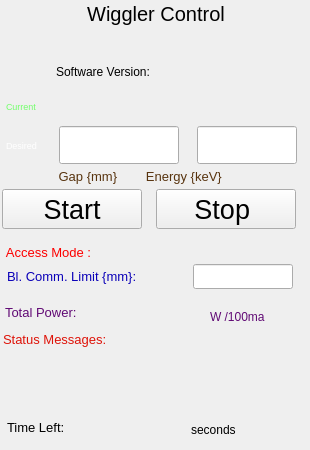
<?xml version="1.0" ?>
<ui version="4.0">
  <class>Dialog</class>
  <widget class="PyDMFrame" name="screen">
    <property name="geometry">
      <rect>
        <x>467</x>
        <y>185</y>
        <width>310</width>
        <height>450</height>
      </rect>
    </property>
    <property name="minimumSize">
      <size>
        <width>310</width>
        <height>450</height>
      </size>
    </property>
    <property name="styleSheet">
      <string notr="true">PyDMFrame#screen {
  color: rgb(235, 241, 181);
  background-color: rgb(235, 241, 181);
  }</string>
    </property>
    <property name="windowTitle">
      <string>WigglerCtl</string>
    </property>
    <layout class="QGridLayout" name="gridLayout" columnstretch="2,1,2,1,1,20,24,4,1,3,1,2,40,5,3,13,2,1,16,14,23,1,3,4,3,1,2,1,3,5,8,42,4,6,9,2,17,3,2,1,1,1,7,5" rowstretch="1,26,15,3,13,6,15,5,6,1,9,12,8,1,3,1,1,13,12,13,1,2,18,4,40,8,6,18,1,2,3,18,4,11,3,6,12,3,1,5,18,3,16,7,16,6,16,6,1,3,13,1,1,13">
      <property name="leftMargin">
        <number>0</number>
      </property>
      <property name="topMargin">
        <number>0</number>
      </property>
      <property name="rightMargin">
        <number>0</number>
      </property>
      <property name="bottomMargin">
        <number>0</number>
      </property>
      <property name="horizontalSpacing">
        <number>0</number>
      </property>
      <property name="verticalSpacing">
        <number>0</number>
      </property>
      <item row="16" column="3" rowspan="5" colspan="40">
        <widget class="PyDMDrawingRectangle" name="rectangle">
          <property name="geometry">
            <rect>
              <x>5</x>
              <y>125</y>
              <width>300</width>
              <height>40</height>
            </rect>
          </property>
          <property name="sizePolicy">
            <sizepolicy hsizetype="Ignored" vsizetype="Ignored">
              <horstretch>0</horstretch>
              <verstretch>0</verstretch>
            </sizepolicy>
          </property>
          <property name="brush" stdset="0">
            <brush brushstyle="SolidPattern">
              <color alpha="255">
                <red>10</red>
                <green>0</green>
                <blue>184</blue>
              </color>
            </brush>
          </property>
          <property name="penStyle" stdset="0">
            <enum>Qt::SolidLine</enum>
          </property>
          <property name="penColor" stdset="0">
            <color>
              <red>10</red>
              <green>0</green>
              <blue>184</blue>
            </color>
          </property>
          <property name="penWidth" stdset="0">
            <double>2</double>
          </property>
          <property name="penCapStyle" stdset="0">
            <enum>Qt::FlatCap</enum>
          </property>
          <property name="toolTip">
            <string>rectangle</string>
          </property>
        </widget>
      </item>
      <item row="8" column="3" rowspan="7" colspan="40">
        <widget class="PyDMDrawingRectangle" name="rectangle_1">
          <property name="geometry">
            <rect>
              <x>5</x>
              <y>84</y>
              <width>300</width>
              <height>40</height>
            </rect>
          </property>
          <property name="sizePolicy">
            <sizepolicy hsizetype="Ignored" vsizetype="Ignored">
              <horstretch>0</horstretch>
              <verstretch>0</verstretch>
            </sizepolicy>
          </property>
          <property name="brush" stdset="0">
            <brush brushstyle="SolidPattern">
              <color alpha="255">
                <red>88</red>
                <green>52</green>
                <blue>15</blue>
              </color>
            </brush>
          </property>
          <property name="penStyle" stdset="0">
            <enum>Qt::SolidLine</enum>
          </property>
          <property name="penColor" stdset="0">
            <color>
              <red>88</red>
              <green>52</green>
              <blue>15</blue>
            </color>
          </property>
          <property name="penWidth" stdset="0">
            <double>2</double>
          </property>
          <property name="penCapStyle" stdset="0">
            <enum>Qt::FlatCap</enum>
          </property>
          <property name="toolTip">
            <string>rectangle_1</string>
          </property>
        </widget>
      </item>
      <item row="24" column="20" colspan="20">
        <widget class="PyDMPushButton" name="message_button">
          <property name="geometry">
            <rect>
              <x>156</x>
              <y>189</y>
              <width>140</width>
              <height>40</height>
            </rect>
          </property>
          <property name="sizePolicy">
            <sizepolicy hsizetype="Ignored" vsizetype="Ignored">
              <horstretch>0</horstretch>
              <verstretch>0</verstretch>
            </sizepolicy>
          </property>
          <property name="text">
            <string>Stop </string>
          </property>
          <property name="font">
            <font>
              <pointsize>20</pointsize>
            </font>
          </property>
          <property name="toolTip">
            <string>ID${xx}:Stop.VAL</string>
          </property>
          <property name="channel" stdset="0">
            <string>ca://ID${xx}:Stop.VAL</string>
          </property>
          <property name="pressValue" stdset="0">
            <string>1</string>
          </property>
          <property name="styleSheet">
            <string notr="true">PyDMPushButton#message_button {
  color: rgb(253, 0, 0);
  background-color: rgb(160, 18, 7);
  }</string>
          </property>
        </widget>
      </item>
      <item row="4" column="10" colspan="24">
        <widget class="PyDMLabel" name="text_update">
          <property name="geometry">
            <rect>
              <x>59</x>
              <y>45</y>
              <width>203</width>
              <height>13</height>
            </rect>
          </property>
          <property name="sizePolicy">
            <sizepolicy hsizetype="Ignored" vsizetype="Ignored">
              <horstretch>0</horstretch>
              <verstretch>0</verstretch>
            </sizepolicy>
          </property>
          <property name="toolTip">
            <string>PV: ID${xx}:Device</string>
          </property>
          <property name="channel" stdset="0">
            <string>ca://ID${xx}:Device</string>
          </property>
          <property name="font">
            <font>
              <pointsize>7</pointsize>
            </font>
          </property>
          <property name="alignment">
            <set>Qt::AlignCenter</set>
          </property>
          <property name="textInteractionFlags">
            <set>Qt::TextSelectableByKeyboard|Qt::TextSelectableByMouse</set>
          </property>
          <property name="styleSheet">
            <string notr="true">PyDMLabel#text_update {
  color: rgb(174, 78, 188);
  background-color: rgb(235, 241, 181);
  }</string>
          </property>
        </widget>
      </item>
      <item row="9" column="28" rowspan="4" colspan="14">
        <widget class="PyDMLabel" name="text_update_1">
          <property name="geometry">
            <rect>
              <x>194</x>
              <y>90</y>
              <width>104</width>
              <height>30</height>
            </rect>
          </property>
          <property name="sizePolicy">
            <sizepolicy hsizetype="Ignored" vsizetype="Ignored">
              <horstretch>0</horstretch>
              <verstretch>0</verstretch>
            </sizepolicy>
          </property>
          <property name="toolTip">
            <string>PV: ID${xx}:Energy.VAL</string>
          </property>
          <property name="channel" stdset="0">
            <string>ca://ID${xx}:Energy.VAL</string>
          </property>
          <property name="font">
            <font>
              <pointsize>18</pointsize>
            </font>
          </property>
          <property name="alignment">
            <set>Qt::AlignCenter</set>
          </property>
          <property name="textInteractionFlags">
            <set>Qt::TextSelectableByKeyboard|Qt::TextSelectableByMouse</set>
          </property>
          <property name="styleSheet">
            <string notr="true">PyDMLabel#text_update_1 {
  color: rgb(115, 255, 107);
  background-color: rgb(88, 52, 15);
  }</string>
          </property>
        </widget>
      </item>
      <item row="17" column="10" rowspan="3" colspan="11">
        <widget class="PyDMLineEdit" name="text_entry">
          <property name="geometry">
            <rect>
              <x>59</x>
              <y>126</y>
              <width>120</width>
              <height>38</height>
            </rect>
          </property>
          <property name="sizePolicy">
            <sizepolicy hsizetype="Ignored" vsizetype="Ignored">
              <horstretch>0</horstretch>
              <verstretch>0</verstretch>
            </sizepolicy>
          </property>
          <property name="channel" stdset="0">
            <string>ca://ID${xx}:GapSet.VAL</string>
          </property>
          <property name="toolTip">
            <string>ID${xx}:GapSet.VAL</string>
          </property>
          <property name="font">
            <font>
              <pointsize>20</pointsize>
            </font>
          </property>
          <property name="styleSheet">
            <string notr="true">PyDMLineEdit#text_entry {
  color: rgb(255, 255, 255);
  background-color: rgb(10, 0, 184);
  border: 1px solid black;
  margin: 0px;
  padding: 0px;
  spacing: 0px;
  }</string>
          </property>
        </widget>
      </item>
      <item row="17" column="29" rowspan="3" colspan="12">
        <widget class="PyDMLineEdit" name="text_entry_1">
          <property name="geometry">
            <rect>
              <x>197</x>
              <y>126</y>
              <width>100</width>
              <height>38</height>
            </rect>
          </property>
          <property name="sizePolicy">
            <sizepolicy hsizetype="Ignored" vsizetype="Ignored">
              <horstretch>0</horstretch>
              <verstretch>0</verstretch>
            </sizepolicy>
          </property>
          <property name="channel" stdset="0">
            <string>ca://ID${xx}:EnergySet.VAL</string>
          </property>
          <property name="toolTip">
            <string>ID${xx}:EnergySet.VAL</string>
          </property>
          <property name="font">
            <font>
              <pointsize>20</pointsize>
            </font>
          </property>
          <property name="styleSheet">
            <string notr="true">PyDMLineEdit#text_entry_1 {
  color: rgb(255, 255, 255);
  background-color: rgb(10, 0, 184);
  border: 1px solid black;
  margin: 0px;
  padding: 0px;
  spacing: 0px;
  }</string>
          </property>
        </widget>
      </item>
      <item row="10" column="11" rowspan="4" colspan="11">
        <widget class="PyDMLabel" name="text_update_2">
          <property name="geometry">
            <rect>
              <x>60</x>
              <y>91</y>
              <width>120</width>
              <height>30</height>
            </rect>
          </property>
          <property name="sizePolicy">
            <sizepolicy hsizetype="Ignored" vsizetype="Ignored">
              <horstretch>0</horstretch>
              <verstretch>0</verstretch>
            </sizepolicy>
          </property>
          <property name="toolTip">
            <string>PV: ID${xx}:Gap.VAL</string>
          </property>
          <property name="channel" stdset="0">
            <string>ca://ID${xx}:Gap.VAL</string>
          </property>
          <property name="font">
            <font>
              <pointsize>18</pointsize>
            </font>
          </property>
          <property name="alignment">
            <set>Qt::AlignCenter</set>
          </property>
          <property name="textInteractionFlags">
            <set>Qt::TextSelectableByKeyboard|Qt::TextSelectableByMouse</set>
          </property>
          <property name="styleSheet">
            <string notr="true">PyDMLabel#text_update_2 {
  color: rgb(115, 255, 107);
  background-color: rgb(88, 52, 15);
  }</string>
          </property>
        </widget>
      </item>
      <item row="18" column="4" colspan="3">
        <widget class="QLabel" name="text">
          <property name="geometry">
            <rect>
              <x>6</x>
              <y>139</y>
              <width>45</width>
              <height>12</height>
            </rect>
          </property>
          <property name="sizePolicy">
            <sizepolicy hsizetype="Ignored" vsizetype="Ignored">
              <horstretch>0</horstretch>
              <verstretch>0</verstretch>
            </sizepolicy>
          </property>
          <property name="text">
            <string>Desired</string>
          </property>
          <property name="font">
            <font>
              <pointsize>7</pointsize>
            </font>
          </property>
          <property name="brush" stdset="0">
            <brush brushstyle="SolidPattern">
              <color alpha="255">
                <red>255</red>
                <green>255</green>
                <blue>255</blue>
              </color>
            </brush>
          </property>
          <property name="toolTip">
            <string>text</string>
          </property>
          <property name="alignment">
            <set>Qt::AlignLeading|Qt::AlignLeft|Qt::AlignVCenter</set>
          </property>
          <property name="styleSheet">
            <string notr="true">QLabel#text {
  color: rgb(255, 255, 255);
  }</string>
          </property>
        </widget>
      </item>
      <item row="2" column="12" colspan="20">
        <widget class="PyDMLabel" name="text_update_3">
          <property name="geometry">
            <rect>
              <x>62</x>
              <y>27</y>
              <width>190</width>
              <height>15</height>
            </rect>
          </property>
          <property name="sizePolicy">
            <sizepolicy hsizetype="Ignored" vsizetype="Ignored">
              <horstretch>0</horstretch>
              <verstretch>0</verstretch>
            </sizepolicy>
          </property>
          <property name="toolTip">
            <string>PV: ID${xx}:Location</string>
          </property>
          <property name="channel" stdset="0">
            <string>ca://ID${xx}:Location</string>
          </property>
          <property name="font">
            <font>
              <pointsize>9</pointsize>
            </font>
          </property>
          <property name="alignment">
            <set>Qt::AlignCenter</set>
          </property>
          <property name="textInteractionFlags">
            <set>Qt::TextSelectableByKeyboard|Qt::TextSelectableByMouse</set>
          </property>
          <property name="styleSheet">
            <string notr="true">PyDMLabel#text_update_3 {
  color: rgb(42, 99, 228);
  background-color: rgb(235, 241, 181);
  }</string>
          </property>
        </widget>
      </item>
      <item row="1" column="9" colspan="24">
        <widget class="PyDMLabel" name="text_1">
          <property name="geometry">
            <rect>
              <x>56</x>
              <y>1</y>
              <width>200</width>
              <height>26</height>
            </rect>
          </property>
          <property name="sizePolicy">
            <sizepolicy hsizetype="Ignored" vsizetype="Ignored">
              <horstretch>0</horstretch>
              <verstretch>0</verstretch>
            </sizepolicy>
          </property>
          <property name="text">
            <string>Wiggler Control</string>
          </property>
          <property name="font">
            <font>
              <pointsize>15</pointsize>
            </font>
          </property>
          <property name="brush" stdset="0">
            <brush brushstyle="SolidPattern">
              <color alpha="255">
                <red>42</red>
                <green>99</green>
                <blue>228</blue>
              </color>
            </brush>
          </property>
          <property name="rules" stdset="0">
            <string>[{&quot;name&quot;: &quot;visibility&quot;, &quot;property&quot;: &quot;Visible&quot;, &quot;channels&quot;: [{&quot;channel&quot;: &quot;ca://ID${xx}:Attention&quot;, &quot;trigger&quot;: true, &quot;use_enum&quot;: false}], &quot;expression&quot;: &quot;ch[0]==0&quot;}]</string>
          </property>
          <property name="toolTip">
            <string>text_1</string>
          </property>
          <property name="alignment">
            <set>Qt::AlignCenter</set>
          </property>
          <property name="styleSheet">
            <string notr="true">PyDMLabel#text_1 {
  color: rgb(42, 99, 228);
  }</string>
          </property>
        </widget>
      </item>
      <item row="11" column="4" colspan="3">
        <widget class="QLabel" name="text_2">
          <property name="geometry">
            <rect>
              <x>6</x>
              <y>100</y>
              <width>45</width>
              <height>12</height>
            </rect>
          </property>
          <property name="sizePolicy">
            <sizepolicy hsizetype="Ignored" vsizetype="Ignored">
              <horstretch>0</horstretch>
              <verstretch>0</verstretch>
            </sizepolicy>
          </property>
          <property name="text">
            <string>Current</string>
          </property>
          <property name="font">
            <font>
              <pointsize>7</pointsize>
            </font>
          </property>
          <property name="brush" stdset="0">
            <brush brushstyle="SolidPattern">
              <color alpha="255">
                <red>115</red>
                <green>255</green>
                <blue>107</blue>
              </color>
            </brush>
          </property>
          <property name="toolTip">
            <string>text_2</string>
          </property>
          <property name="alignment">
            <set>Qt::AlignLeading|Qt::AlignLeft|Qt::AlignVCenter</set>
          </property>
          <property name="styleSheet">
            <string notr="true">QLabel#text_2 {
  color: rgb(115, 255, 107);
  }</string>
          </property>
        </widget>
      </item>
      <item row="22" column="8" colspan="31">
        <widget class="QLabel" name="text_3">
          <property name="geometry">
            <rect>
              <x>55</x>
              <y>167</y>
              <width>240</width>
              <height>18</height>
            </rect>
          </property>
          <property name="sizePolicy">
            <sizepolicy hsizetype="Ignored" vsizetype="Ignored">
              <horstretch>0</horstretch>
              <verstretch>0</verstretch>
            </sizepolicy>
          </property>
          <property name="text">
            <string> Gap {mm}        Energy {keV}  </string>
          </property>
          <property name="font">
            <font>
              <pointsize>10</pointsize>
            </font>
          </property>
          <property name="brush" stdset="0">
            <brush brushstyle="SolidPattern">
              <color alpha="255">
                <red>88</red>
                <green>52</green>
                <blue>15</blue>
              </color>
            </brush>
          </property>
          <property name="toolTip">
            <string>text_3</string>
          </property>
          <property name="alignment">
            <set>Qt::AlignLeading|Qt::AlignLeft|Qt::AlignVCenter</set>
          </property>
          <property name="styleSheet">
            <string notr="true">QLabel#text_3 {
  color: rgb(88, 52, 15);
  }</string>
          </property>
        </widget>
      </item>
      <item row="24" column="1" colspan="18">
        <widget class="PyDMPushButton" name="message_button_1">
          <property name="geometry">
            <rect>
              <x>2</x>
              <y>189</y>
              <width>140</width>
              <height>40</height>
            </rect>
          </property>
          <property name="sizePolicy">
            <sizepolicy hsizetype="Ignored" vsizetype="Ignored">
              <horstretch>0</horstretch>
              <verstretch>0</verstretch>
            </sizepolicy>
          </property>
          <property name="text">
            <string>Start</string>
          </property>
          <property name="font">
            <font>
              <pointsize>20</pointsize>
            </font>
          </property>
          <property name="toolTip">
            <string>ID${xx}:Start.VAL</string>
          </property>
          <property name="channel" stdset="0">
            <string>ca://ID${xx}:Start.VAL</string>
          </property>
          <property name="pressValue" stdset="0">
            <string>1</string>
          </property>
          <property name="styleSheet">
            <string notr="true">PyDMPushButton#message_button_1 {
  color: rgb(115, 255, 107);
  background-color: rgb(40, 147, 21);
  }</string>
          </property>
        </widget>
      </item>
      <item row="27" column="2" colspan="14">
        <widget class="QLabel" name="text_4">
          <property name="geometry">
            <rect>
              <x>3</x>
              <y>243</y>
              <width>120</width>
              <height>18</height>
            </rect>
          </property>
          <property name="sizePolicy">
            <sizepolicy hsizetype="Ignored" vsizetype="Ignored">
              <horstretch>0</horstretch>
              <verstretch>0</verstretch>
            </sizepolicy>
          </property>
          <property name="text">
            <string> Access Mode :</string>
          </property>
          <property name="font">
            <font>
              <pointsize>10</pointsize>
            </font>
          </property>
          <property name="brush" stdset="0">
            <brush brushstyle="SolidPattern">
              <color alpha="255">
                <red>253</red>
                <green>0</green>
                <blue>0</blue>
              </color>
            </brush>
          </property>
          <property name="toolTip">
            <string>text_4</string>
          </property>
          <property name="alignment">
            <set>Qt::AlignLeading|Qt::AlignLeft|Qt::AlignVCenter</set>
          </property>
          <property name="styleSheet">
            <string notr="true">QLabel#text_4 {
  color: rgb(253, 0, 0);
  }</string>
          </property>
        </widget>
      </item>
      <item row="26" column="18" rowspan="3" colspan="22">
        <widget class="PyDMLabel" name="text_update_4">
          <property name="geometry">
            <rect>
              <x>126</x>
              <y>237</y>
              <width>170</width>
              <height>25</height>
            </rect>
          </property>
          <property name="sizePolicy">
            <sizepolicy hsizetype="Ignored" vsizetype="Ignored">
              <horstretch>0</horstretch>
              <verstretch>0</verstretch>
            </sizepolicy>
          </property>
          <property name="toolTip">
            <string>PV: ID${xx}:AccessSecurity.VAL</string>
          </property>
          <property name="channel" stdset="0">
            <string>ca://ID${xx}:AccessSecurity.VAL</string>
          </property>
          <property name="font">
            <font>
              <pointsize>15</pointsize>
            </font>
          </property>
          <property name="alignment">
            <set>Qt::AlignCenter</set>
          </property>
          <property name="textInteractionFlags">
            <set>Qt::TextSelectableByKeyboard|Qt::TextSelectableByMouse</set>
          </property>
          <property name="styleSheet">
            <string notr="true">PyDMLabel#text_update_4 {
  color: rgb(222, 19, 9);
  background-color: rgb(235, 241, 181);
  }</string>
          </property>
        </widget>
      </item>
      <item row="6" column="27" colspan="9">
        <widget class="PyDMLabel" name="text_update_5">
          <property name="geometry">
            <rect>
              <x>193</x>
              <y>64</y>
              <width>80</width>
              <height>15</height>
            </rect>
          </property>
          <property name="sizePolicy">
            <sizepolicy hsizetype="Ignored" vsizetype="Ignored">
              <horstretch>0</horstretch>
              <verstretch>0</verstretch>
            </sizepolicy>
          </property>
          <property name="toolTip">
            <string>PV: ID${xx}:Version</string>
          </property>
          <property name="channel" stdset="0">
            <string>ca://ID${xx}:Version</string>
          </property>
          <property name="font">
            <font>
              <pointsize>9</pointsize>
            </font>
          </property>
          <property name="alignment">
            <set>Qt::AlignLeading|Qt::AlignLeft|Qt::AlignVCenter</set>
          </property>
          <property name="textInteractionFlags">
            <set>Qt::TextSelectableByKeyboard|Qt::TextSelectableByMouse</set>
          </property>
          <property name="styleSheet">
            <string notr="true">PyDMLabel#text_update_5 {
  color: rgb(222, 19, 9);
  background-color: rgb(235, 241, 181);
  }</string>
          </property>
        </widget>
      </item>
      <item row="6" column="6" colspan="15">
        <widget class="QLabel" name="text_5">
          <property name="geometry">
            <rect>
              <x>27</x>
              <y>64</y>
              <width>152</width>
              <height>15</height>
            </rect>
          </property>
          <property name="sizePolicy">
            <sizepolicy hsizetype="Ignored" vsizetype="Ignored">
              <horstretch>0</horstretch>
              <verstretch>0</verstretch>
            </sizepolicy>
          </property>
          <property name="text">
            <string>Software Version:</string>
          </property>
          <property name="font">
            <font>
              <pointsize>9</pointsize>
            </font>
          </property>
          <property name="brush" stdset="0">
            <brush brushstyle="SolidPattern">
              <color alpha="255">
                <red>0</red>
                <green>0</green>
                <blue>0</blue>
              </color>
            </brush>
          </property>
          <property name="toolTip">
            <string>text_5</string>
          </property>
          <property name="alignment">
            <set>Qt::AlignCenter</set>
          </property>
          <property name="styleSheet">
            <string notr="true">QLabel#text_5 {
  color: rgb(0, 0, 0);
  }</string>
          </property>
        </widget>
      </item>
      <item row="30" column="27" rowspan="3" colspan="11">
        <widget class="PyDMLineEdit" name="text_entry_2">
          <property name="geometry">
            <rect>
              <x>193</x>
              <y>264</y>
              <width>100</width>
              <height>25</height>
            </rect>
          </property>
          <property name="sizePolicy">
            <sizepolicy hsizetype="Ignored" vsizetype="Ignored">
              <horstretch>0</horstretch>
              <verstretch>0</verstretch>
            </sizepolicy>
          </property>
          <property name="channel" stdset="0">
            <string>ca://ID${xx}:DeviceLimit.VAL</string>
          </property>
          <property name="toolTip">
            <string>ID${xx}:DeviceLimit.VAL</string>
          </property>
          <property name="font">
            <font>
              <pointsize>15</pointsize>
            </font>
          </property>
          <property name="styleSheet">
            <string notr="true">PyDMLineEdit#text_entry_2 {
  color: rgb(255, 255, 255);
  background-color: rgb(10, 0, 184);
  border: 1px solid black;
  margin: 0px;
  padding: 0px;
  spacing: 0px;
  }</string>
          </property>
        </widget>
      </item>
      <item row="31" column="5" colspan="19">
        <widget class="QLabel" name="text_6">
          <property name="geometry">
            <rect>
              <x>7</x>
              <y>267</y>
              <width>180</width>
              <height>18</height>
            </rect>
          </property>
          <property name="sizePolicy">
            <sizepolicy hsizetype="Ignored" vsizetype="Ignored">
              <horstretch>0</horstretch>
              <verstretch>0</verstretch>
            </sizepolicy>
          </property>
          <property name="text">
            <string>Bl. Comm. Limit {mm}:</string>
          </property>
          <property name="font">
            <font>
              <pointsize>10</pointsize>
            </font>
          </property>
          <property name="brush" stdset="0">
            <brush brushstyle="SolidPattern">
              <color alpha="255">
                <red>10</red>
                <green>0</green>
                <blue>184</blue>
              </color>
            </brush>
          </property>
          <property name="toolTip">
            <string>text_6</string>
          </property>
          <property name="alignment">
            <set>Qt::AlignLeading|Qt::AlignLeft|Qt::AlignVCenter</set>
          </property>
          <property name="styleSheet">
            <string notr="true">QLabel#text_6 {
  color: rgb(10, 0, 184);
  }</string>
          </property>
        </widget>
      </item>
      <item row="44" column="0" colspan="44">
        <widget class="PyDMLabel" name="text_update_6">
          <property name="geometry">
            <rect>
              <x>0</x>
              <y>374</y>
              <width>310</width>
              <height>16</height>
            </rect>
          </property>
          <property name="sizePolicy">
            <sizepolicy hsizetype="Ignored" vsizetype="Ignored">
              <horstretch>0</horstretch>
              <verstretch>0</verstretch>
            </sizepolicy>
          </property>
          <property name="toolTip">
            <string>PV: ID${xx}:Message2.VAL</string>
          </property>
          <property name="channel" stdset="0">
            <string>ca://ID${xx}:Message2.VAL</string>
          </property>
          <property name="font">
            <font>
              <pointsize>9</pointsize>
            </font>
          </property>
          <property name="alignment">
            <set>Qt::AlignCenter</set>
          </property>
          <property name="textInteractionFlags">
            <set>Qt::TextSelectableByKeyboard|Qt::TextSelectableByMouse</set>
          </property>
          <property name="styleSheet">
            <string notr="true">PyDMLabel#text_update_6 {
  color: rgb(0, 0, 0);
  background-color: rgb(235, 241, 181);
  }</string>
          </property>
        </widget>
      </item>
      <item row="42" column="0" colspan="44">
        <widget class="PyDMLabel" name="text_update_7">
          <property name="geometry">
            <rect>
              <x>0</x>
              <y>351</y>
              <width>310</width>
              <height>16</height>
            </rect>
          </property>
          <property name="sizePolicy">
            <sizepolicy hsizetype="Ignored" vsizetype="Ignored">
              <horstretch>0</horstretch>
              <verstretch>0</verstretch>
            </sizepolicy>
          </property>
          <property name="toolTip">
            <string>PV: ID${xx}:Message1.VAL</string>
          </property>
          <property name="channel" stdset="0">
            <string>ca://ID${xx}:Message1.VAL</string>
          </property>
          <property name="font">
            <font>
              <pointsize>9</pointsize>
            </font>
          </property>
          <property name="alignment">
            <set>Qt::AlignCenter</set>
          </property>
          <property name="textInteractionFlags">
            <set>Qt::TextSelectableByKeyboard|Qt::TextSelectableByMouse</set>
          </property>
          <property name="styleSheet">
            <string notr="true">PyDMLabel#text_update_7 {
  color: rgb(10, 0, 184);
  background-color: rgb(235, 241, 181);
  }</string>
          </property>
        </widget>
      </item>
      <item row="40" column="2" colspan="21">
        <widget class="QLabel" name="text_7">
          <property name="geometry">
            <rect>
              <x>3</x>
              <y>330</y>
              <width>180</width>
              <height>18</height>
            </rect>
          </property>
          <property name="sizePolicy">
            <sizepolicy hsizetype="Ignored" vsizetype="Ignored">
              <horstretch>0</horstretch>
              <verstretch>0</verstretch>
            </sizepolicy>
          </property>
          <property name="text">
            <string>Status Messages:</string>
          </property>
          <property name="font">
            <font>
              <pointsize>10</pointsize>
            </font>
          </property>
          <property name="brush" stdset="0">
            <brush brushstyle="SolidPattern">
              <color alpha="255">
                <red>222</red>
                <green>19</green>
                <blue>9</blue>
              </color>
            </brush>
          </property>
          <property name="toolTip">
            <string>text_7</string>
          </property>
          <property name="alignment">
            <set>Qt::AlignLeading|Qt::AlignLeft|Qt::AlignVCenter</set>
          </property>
          <property name="styleSheet">
            <string notr="true">QLabel#text_7 {
  color: rgb(222, 19, 9);
  }</string>
          </property>
        </widget>
      </item>
      <item row="48" column="5" rowspan="4" colspan="9">
        <widget class="QLabel" name="text_8">
          <property name="geometry">
            <rect>
              <x>7</x>
              <y>418</y>
              <width>100</width>
              <height>18</height>
            </rect>
          </property>
          <property name="sizePolicy">
            <sizepolicy hsizetype="Ignored" vsizetype="Ignored">
              <horstretch>0</horstretch>
              <verstretch>0</verstretch>
            </sizepolicy>
          </property>
          <property name="text">
            <string>Time Left:</string>
          </property>
          <property name="font">
            <font>
              <pointsize>10</pointsize>
            </font>
          </property>
          <property name="brush" stdset="0">
            <brush brushstyle="SolidPattern">
              <color alpha="255">
                <red>0</red>
                <green>0</green>
                <blue>0</blue>
              </color>
            </brush>
          </property>
          <property name="toolTip">
            <string>text_8</string>
          </property>
          <property name="alignment">
            <set>Qt::AlignLeading|Qt::AlignLeft|Qt::AlignVCenter</set>
          </property>
          <property name="styleSheet">
            <string notr="true">QLabel#text_8 {
  color: rgb(0, 0, 0);
  }</string>
          </property>
        </widget>
      </item>
      <item row="49" column="15" rowspan="2" colspan="10">
        <widget class="PyDMLabel" name="text_update_8">
          <property name="geometry">
            <rect>
              <x>110</x>
              <y>419</y>
              <width>80</width>
              <height>16</height>
            </rect>
          </property>
          <property name="sizePolicy">
            <sizepolicy hsizetype="Ignored" vsizetype="Ignored">
              <horstretch>0</horstretch>
              <verstretch>0</verstretch>
            </sizepolicy>
          </property>
          <property name="toolTip">
            <string>PV: ID${xx}:ShClosedTime.VAL</string>
          </property>
          <property name="channel" stdset="0">
            <string>ca://ID${xx}:ShClosedTime.VAL</string>
          </property>
          <property name="font">
            <font>
              <pointsize>9</pointsize>
            </font>
          </property>
          <property name="alignment">
            <set>Qt::AlignCenter</set>
          </property>
          <property name="textInteractionFlags">
            <set>Qt::TextSelectableByKeyboard|Qt::TextSelectableByMouse</set>
          </property>
          <property name="styleSheet">
            <string notr="true">PyDMLabel#text_update_8 {
  color: rgb(0, 0, 0);
  background-color: rgb(235, 241, 181);
  }</string>
          </property>
        </widget>
      </item>
      <item row="50" column="26" rowspan="3" colspan="9">
        <widget class="QLabel" name="text_9">
          <property name="geometry">
            <rect>
              <x>191</x>
              <y>422</y>
              <width>80</width>
              <height>15</height>
            </rect>
          </property>
          <property name="sizePolicy">
            <sizepolicy hsizetype="Ignored" vsizetype="Ignored">
              <horstretch>0</horstretch>
              <verstretch>0</verstretch>
            </sizepolicy>
          </property>
          <property name="text">
            <string>seconds</string>
          </property>
          <property name="font">
            <font>
              <pointsize>9</pointsize>
            </font>
          </property>
          <property name="brush" stdset="0">
            <brush brushstyle="SolidPattern">
              <color alpha="255">
                <red>0</red>
                <green>0</green>
                <blue>0</blue>
              </color>
            </brush>
          </property>
          <property name="toolTip">
            <string>text_9</string>
          </property>
          <property name="alignment">
            <set>Qt::AlignLeading|Qt::AlignLeft|Qt::AlignVCenter</set>
          </property>
          <property name="styleSheet">
            <string notr="true">QLabel#text_9 {
  color: rgb(0, 0, 0);
  }</string>
          </property>
        </widget>
      </item>
      <item row="46" column="0" colspan="44">
        <widget class="PyDMLabel" name="text_update_9">
          <property name="geometry">
            <rect>
              <x>0</x>
              <y>396</y>
              <width>310</width>
              <height>16</height>
            </rect>
          </property>
          <property name="sizePolicy">
            <sizepolicy hsizetype="Ignored" vsizetype="Ignored">
              <horstretch>0</horstretch>
              <verstretch>0</verstretch>
            </sizepolicy>
          </property>
          <property name="toolTip">
            <string>PV: ID${xx}:Message3.VAL</string>
          </property>
          <property name="channel" stdset="0">
            <string>ca://ID${xx}:Message3.VAL</string>
          </property>
          <property name="font">
            <font>
              <pointsize>9</pointsize>
            </font>
          </property>
          <property name="alignment">
            <set>Qt::AlignCenter</set>
          </property>
          <property name="textInteractionFlags">
            <set>Qt::TextSelectableByKeyboard|Qt::TextSelectableByMouse</set>
          </property>
          <property name="styleSheet">
            <string notr="true">PyDMLabel#text_update_9 {
  color: rgb(253, 0, 0);
  background-color: rgb(235, 241, 181);
  }</string>
          </property>
        </widget>
      </item>
      <item row="35" column="3" rowspan="2" colspan="14">
        <widget class="QLabel" name="text_10">
          <property name="geometry">
            <rect>
              <x>5</x>
              <y>303</y>
              <width>120</width>
              <height>18</height>
            </rect>
          </property>
          <property name="sizePolicy">
            <sizepolicy hsizetype="Ignored" vsizetype="Ignored">
              <horstretch>0</horstretch>
              <verstretch>0</verstretch>
            </sizepolicy>
          </property>
          <property name="text">
            <string>Total Power:</string>
          </property>
          <property name="font">
            <font>
              <pointsize>10</pointsize>
            </font>
          </property>
          <property name="brush" stdset="0">
            <brush brushstyle="SolidPattern">
              <color alpha="255">
                <red>97</red>
                <green>10</green>
                <blue>117</blue>
              </color>
            </brush>
          </property>
          <property name="toolTip">
            <string>text_10</string>
          </property>
          <property name="alignment">
            <set>Qt::AlignLeading|Qt::AlignLeft|Qt::AlignVCenter</set>
          </property>
          <property name="styleSheet">
            <string notr="true">QLabel#text_10 {
  color: rgb(97, 10, 117);
  }</string>
          </property>
        </widget>
      </item>
      <item row="34" column="13" rowspan="5" colspan="17">
        <widget class="PyDMLabel" name="text_update_10">
          <property name="geometry">
            <rect>
              <x>102</x>
              <y>300</y>
              <width>100</width>
              <height>25</height>
            </rect>
          </property>
          <property name="sizePolicy">
            <sizepolicy hsizetype="Ignored" vsizetype="Ignored">
              <horstretch>0</horstretch>
              <verstretch>0</verstretch>
            </sizepolicy>
          </property>
          <property name="toolTip">
            <string>PV: ID${xx}:TotalPower.VAL</string>
          </property>
          <property name="channel" stdset="0">
            <string>ca://ID${xx}:TotalPower.VAL</string>
          </property>
          <property name="font">
            <font>
              <pointsize>15</pointsize>
            </font>
          </property>
          <property name="alignment">
            <set>Qt::AlignCenter</set>
          </property>
          <property name="textInteractionFlags">
            <set>Qt::TextSelectableByKeyboard|Qt::TextSelectableByMouse</set>
          </property>
          <property name="styleSheet">
            <string notr="true">PyDMLabel#text_update_10 {
  color: rgb(97, 10, 117);
  background-color: rgb(235, 241, 181);
  }</string>
          </property>
        </widget>
      </item>
      <item row="36" column="31" rowspan="2" colspan="6">
        <widget class="QLabel" name="text_11">
          <property name="geometry">
            <rect>
              <x>210</x>
              <y>309</y>
              <width>80</width>
              <height>15</height>
            </rect>
          </property>
          <property name="sizePolicy">
            <sizepolicy hsizetype="Ignored" vsizetype="Ignored">
              <horstretch>0</horstretch>
              <verstretch>0</verstretch>
            </sizepolicy>
          </property>
          <property name="text">
            <string>W /100ma</string>
          </property>
          <property name="font">
            <font>
              <pointsize>9</pointsize>
            </font>
          </property>
          <property name="brush" stdset="0">
            <brush brushstyle="SolidPattern">
              <color alpha="255">
                <red>97</red>
                <green>10</green>
                <blue>117</blue>
              </color>
            </brush>
          </property>
          <property name="toolTip">
            <string>text_11</string>
          </property>
          <property name="alignment">
            <set>Qt::AlignLeading|Qt::AlignLeft|Qt::AlignVCenter</set>
          </property>
          <property name="styleSheet">
            <string notr="true">QLabel#text_11 {
  color: rgb(97, 10, 117);
  }</string>
          </property>
        </widget>
      </item>
    </layout>
    <zorder>rectangle</zorder>
    <zorder>rectangle_1</zorder>
    <zorder>message_button</zorder>
    <zorder>text_update</zorder>
    <zorder>text_update_1</zorder>
    <zorder>text_entry</zorder>
    <zorder>text_entry_1</zorder>
    <zorder>text_update_2</zorder>
    <zorder>text</zorder>
    <zorder>text_update_3</zorder>
    <zorder>text_1</zorder>
    <zorder>text_2</zorder>
    <zorder>text_3</zorder>
    <zorder>message_button_1</zorder>
    <zorder>text_4</zorder>
    <zorder>text_update_4</zorder>
    <zorder>text_update_5</zorder>
    <zorder>text_5</zorder>
    <zorder>text_entry_2</zorder>
    <zorder>text_6</zorder>
    <zorder>text_update_6</zorder>
    <zorder>text_update_7</zorder>
    <zorder>text_7</zorder>
    <zorder>text_8</zorder>
    <zorder>text_update_8</zorder>
    <zorder>text_9</zorder>
    <zorder>text_update_9</zorder>
    <zorder>text_10</zorder>
    <zorder>text_update_10</zorder>
    <zorder>text_11</zorder>
  </widget>
  <customwidgets>
    <customwidget>
      <class>PyDMDrawingRectangle</class>
      <extends>QWidget</extends>
      <header>pydm.widgets.drawing</header>
    </customwidget>
    <customwidget>
      <class>PyDMPushButton</class>
      <extends>QPushButton</extends>
      <header>pydm.widgets.pushbutton</header>
    </customwidget>
    <customwidget>
      <class>PyDMLabel</class>
      <extends>QLabel</extends>
      <header>pydm.widgets.label</header>
    </customwidget>
    <customwidget>
      <class>PyDMLineEdit</class>
      <extends>QLineEdit</extends>
      <header>pydm.widgets.line_edit</header>
    </customwidget>
    <customwidget>
      <class>PyDMFrame</class>
      <extends>QFrame</extends>
      <header>pydm.widgets.frame</header>
    </customwidget>
  </customwidgets>
</ui>
